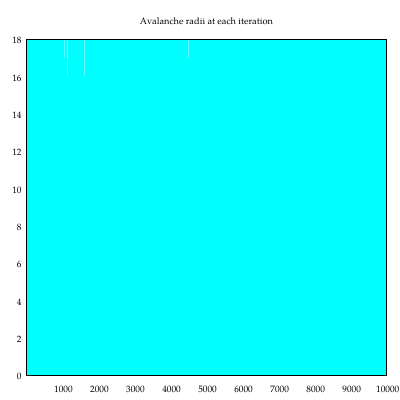

Recreate this plot in gnuplot.
# Use this as a template to graph results
set terminal pdf enhance font "palatino,10" size 4,4

set output 'radii.pdf'
set title  "Avalanche radii at each iteration"

set palette rgb 21,22,23

set autoscale xfix
set autoscale yfix
set autoscale cbfix

plot 'timecount.dat' using 1:6 with lines ls 5 notitle
